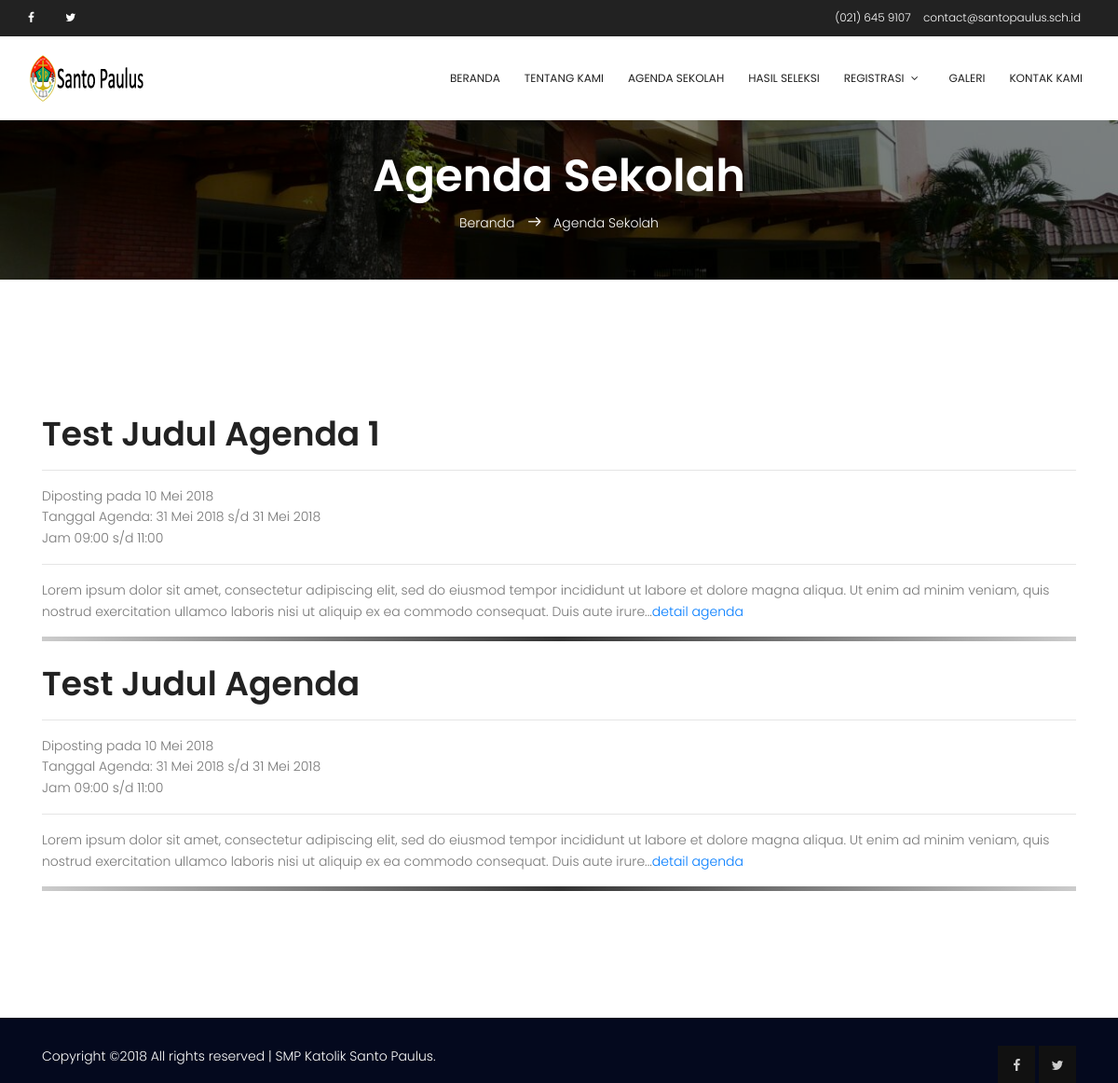
Page /?page=agenda on the committed database.
### tables this page shows
CREATE TABLE `agenda` (
  `ag_id` int(11) NOT NULL,
  `ag_tgl_posting` date NOT NULL,
  `ag_tgl_mulai` date NOT NULL,
  `ag_tgl_selesai` date NOT NULL,
  `ag_jam` varchar(50) NOT NULL,
  `ag_judul` varchar(100) NOT NULL,
  `ag_konten` text NOT NULL,
  `ag_tipe` enum('agenda','pengumuman') NOT NULL,
  `ag_publish` enum('Y','N') NOT NULL
);

### digi_canvas.php (called while the page is built, shortened)
<?php
require("includes/constants.php");
require('includes/class.db.php');
$database = DB::getInstance();
require("includes/common_helper.php");
include("template/v_header.php");
include("template/v_content.php");
include("template/v_footer.php");
?>

### includes/constants.php (called while the page is built, shortened)
<?php
$baseurl = "http://".$_SERVER['HTTP_HOST'].str_replace(basename($_SERVER['SCRIPT_NAME']),"",$_SERVER['SCRIPT_NAME']);
?>

### includes/class.db.php (called while the page is built, shortened)
<?php
class DB
{
    private $link = null;
    static $inst = null;
    public function __construct()
    {
        try {
            $this->link = new mysqli( DB_HOST, DB_USER, DB_PASS, DB_NAME );
            $this->link->set_charset( "utf8" );
        } catch ( Exception $e ) {
            die( 'Unable to connect to database' );
        }
    }
    public function get_results( $query, $object = false )
    {
        $results = $this->link->query( $query );
        if( $this->link->error )
        {
            $this->log_db_errors( $this->link->error, $query );
            return false;
        }
        else
        {
            $row = array();
            while( $r = ( !$object ) ? $results->fetch_assoc() : $results->fetch_object() )
            {
                $row[] = $r;
            }
            return $row;
        }
    }
    static function getInstance()
    {
        if( self::$inst == null )
        {
            self::$inst = new DB();
        }
        return self::$inst;
    }
}

### includes/common_helper.php (called while the page is built, shortened)
<?php
function tgl_indo($tgl){
    $tanggal = substr($tgl,8,2);
    $bulan = getBulan(substr($tgl,5,2));
    $tahun = substr($tgl,0,4);
    return $tanggal.' '.$bulan.' '.$tahun;
}
function getBulan($bln){
    switch ($bln){
        case 5:
            return "Mei";
            break;
    }
}
?>

### modules/agenda/page_agenda.php (the view, shortened to what this page needs)
<?php
    $pagetitle = "Agenda Sekolah";
?>
<section class="banner-area relative">
    <div class="overlay overlay-bg"></div>
    <div class="container">
        <div class="row d-flex align-items-center justify-content-center">
            <div class="about-content col-lg-12">
                <h1 class="text-white">
                    <?php echo ucfirst($pagetitle);?>
                </h1>
                <p class="text-white link-nav"><a href="<?php echo $baseurl;?>">Beranda </a>  <span class="lnr lnr-arrow-right"></span>  <?php echo ucfirst($pagetitle);?></p>
            </div>
        </div>
    </div>
</section>
<section class="section-gap">
<div class="container">
    <div class="row">
        <div class="col-md-12">
    <?php
    $query = "SELECT * FROM agenda WHERE ag_tipe = 'agenda' ORDER BY ag_id DESC";
    $results = $database->get_results( $query );
    foreach( $results as $row )
    {
        $fid = (int)$row['ag_id'];
        $title = $row['ag_judul'];
        $tglposting = tgl_indo($row['ag_tgl_posting']);
        $tglmulai = tgl_indo($row['ag_tgl_mulai']);
        $tglselesai = tgl_indo($row['ag_tgl_selesai']);
        $jam = $row['ag_jam'];
        $content = nl2br(html_entity_decode($row['ag_konten']), TRUE);
        $fcontent = substr($content,0,250);
        $fcontent = substr($content,0,strrpos($fcontent," "));
        echo '
        <h1 class="mt-4">'.$title.'</h1>
        <hr>
        <p>Diposting pada '.$tglposting.'<br>Tanggal Agenda: '.$tglmulai.' s/d '.$tglselesai.'<br>Jam '.$jam.'</p>
        <hr>
        '.$fcontent.'...<a href="?page=detail-agenda&q='.$fid.'">detail agenda</a>
        <hr style="height:5px; background: #333; background-image: linear-gradient(to right, #ccc, #333, #ccc); border:0;">
        ';
    }
    ?>
        </div>
    </div>
</div>
</section>

### assets/css/main.css (style rules this page uses)
body { color:#777;font-family:"Poppins",sans-serif;font-size:14px;font-weight:300;line-height:1.625em;position:relative }
a { -webkit-transition:all 0.3s ease 0s;-moz-transition:all 0.3s ease 0s;-o-transition:all 0.3s ease 0s;transition:all 0.3s ease 0s }
a,a:focus,a:hover { text-decoration:none;outline:0 }
h1,h2,h3,h4,h5,h6 { font-family:"Poppins",sans-serif;color:#222;line-height:1.2em !important;margin-bottom:0;margin-top:0;font-weight:600 }
h1,.h1 { font-size:36px }
.text-white { color:#fff }
.relative { position:relative }
.overlay { position:absolute;left:0;right:0;top:0;bottom:0 }
h1 { font-size:36px }
h1,h2,h3,h4,h5,h6 { line-height:1.5em }
.section-gap { padding:120px 0 }
.banner-area { background:url(../img/banner-bg.jpg) center;background-size:cover }
.banner-area .overlay { background:#000;opacity:.5 }
.link-nav { margin-top:10px;margin-bottom:0px }
.about-content { margin-top:110px;padding:50px 0px;text-align:center }
.about-content h1 { font-size:48px;font-weight:600 }
.about-content a { color:#fff;font-weight:300;font-size:14px }
.about-content .lnr { margin:0px 10px;font-weight:600 }

### rows in the picture
agenda: ag_judul "Test Judul Agenda 1", ag_tgl_posting "10 Mei 2018", ag_tgl_mulai "31 Mei 2018", ag_tgl_selesai "31 Mei 2018", ag_jam "09:00 s/d 11:00", ag_konten "Lorem ipsum dolor sit amet, consectetur adipiscing elit, sed do eiusmod tempor incididunt ut labore et dolore magna aliqua. Ut enim ad minim veniam, quis nostrud exercitation ullamco laboris nisi ut aliquip ex ea commodo consequat. Duis aute irure"
agenda: ag_judul "Test Judul Agenda", ag_tgl_posting "10 Mei 2018", ag_tgl_mulai "31 Mei 2018", ag_tgl_selesai "31 Mei 2018", ag_jam "09:00 s/d 11:00", ag_konten "Lorem ipsum dolor sit amet, consectetur adipiscing elit, sed do eiusmod tempor incididunt ut labore et dolore magna aliqua. Ut enim ad minim veniam, quis nostrud exercitation ullamco laboris nisi ut aliquip ex ea commodo consequat. Duis aute irure"

### other values in the picture
INFO_EMAIL "contact@santopaulus.sch.id"
$pagetitle "Agenda Sekolah"
WEB_TITLE "SMP Katolik Santo Paulus"
